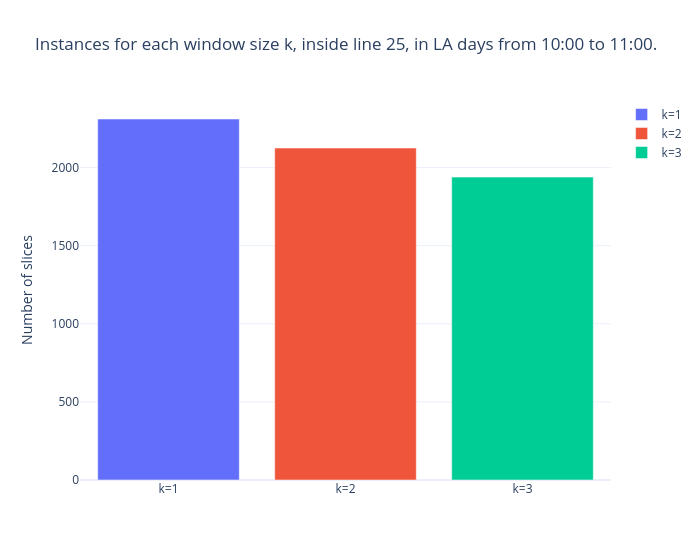

Write notebook code for a chart like this one.
### Code cell
bar_graph = go.Figure()
for i in range(len(sizes)):
    bar_graph.add_trace(go.Bar(x=[f"k={i + 1}"], y=[sizes[i]], name=f"k={i + 1}"))

bar_graph.update_layout(
    title=f"Instances for each window size k, inside line {line}, in {day_type} days from {st_hour}:00 to {end_hour}:00.",
    width=700,
    yaxis={
        "title": "Number of slices",
    },
)

### Figure 1 — Plotly figure (JSON) as saved in the notebook; plotly's stock layout.template omitted (floating-point values rounded to 4 significant figures)
{"data": [{"name": "k=1", "type": "bar", "x": ["k=1"], "y": [2311]}, {"name": "k=2", "type": "bar", "x": ["k=2"], "y": [2125]}, {"name": "k=3", "type": "bar", "x": ["k=3"], "y": [1939]}], "layout": {"title": {"text": "Instances for each window size k, inside line 25, in LA days from 10:00 to 11:00."}, "width": 700, "yaxis": {"title": {"text": "Number of slices"}}}}
